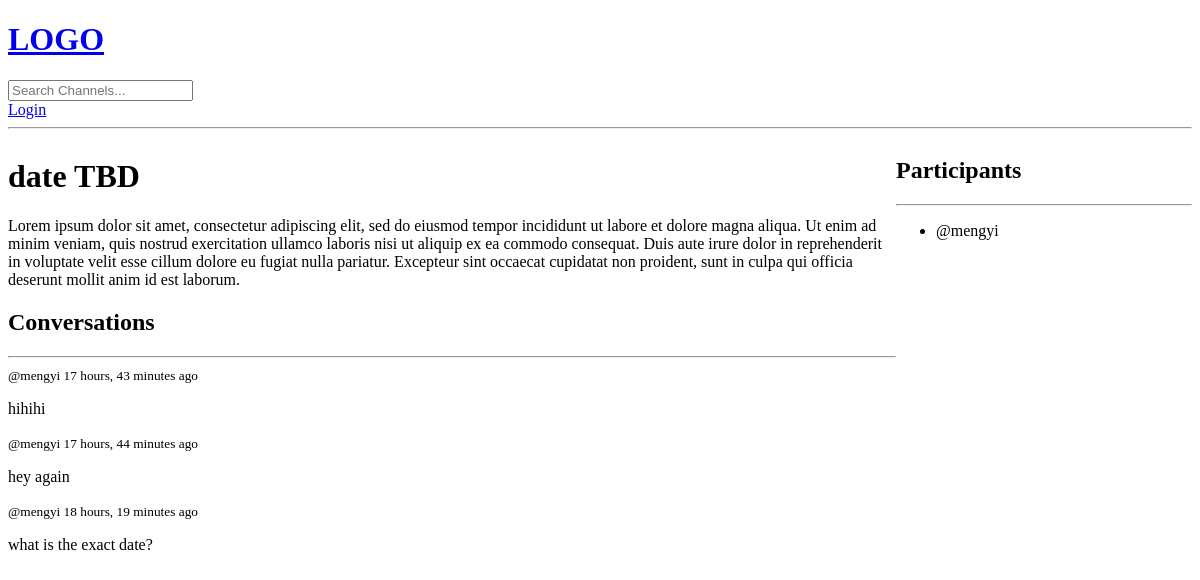
Before: /channel/6/ with the older database file.
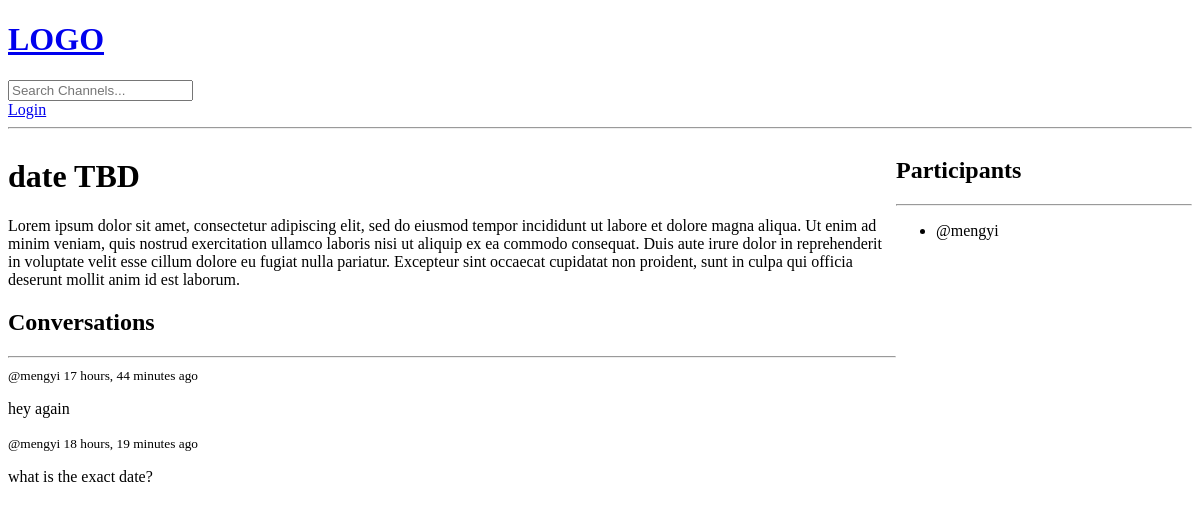
After: the same page with the newer database file.
### core/models.py (models this page shows, shortened)
class Message(models.Model):
    user = models.ForeignKey('auth.User', on_delete=models.CASCADE)
    channel = models.ForeignKey(Channel, on_delete=models.CASCADE)
    body = models.TextField()
    updated = models.DateTimeField(auto_now=True)
    created = models.DateTimeField(auto_now_add=True)
    class Meta:
        ordering = ['-updated', '-created']

### core/views.py (the view, shortened to what this page needs)
# urls.py: path('channel/<str:pk>/', views.channel, name='channel'),
def channel(request, pk):
    channel = Channel.objects.get(id=pk)
    channel_messages = channel.message_set.all()
    participants = channel.participants.all().order_by('username')
    context = {
        'channel': channel, 'channel_messages': channel_messages.order_by('-created'), 'participants': participants
    }
    return render(request, 'core/channel.html', context)

### core/templates/core/channel.html (shortened to what this page needs)
{% extends "main.html" %}
{% block content %}
<div class="channel-wrapper">
    <div>
        <h1>{{channel.name}}</h1>
        <p>{{channel.description}}</p>
        <div class="comment-warpper">
            <h2>Conversations</h2>
            <hr>
            {% for message in channel_messages %}
            <div>
                <small>@{{ message.user }} {{ message.created|timesince }} ago</small>
                <p> {{ message.body }}</p>
            </div>
            {% endfor %}
        </div>
    </div>
    <div>
        <h2>Participants</h2>
        <hr>
        <ul>
            {% for participant in participants %}
            <li>@{{ participant.username }}</li>
            {% endfor %}
    </div>
</div>
{% endblock content %}

Changed rows visible on the page:
removed Message: user "mengyi", created "17 hours, 43 minutes", body "hihihi"
